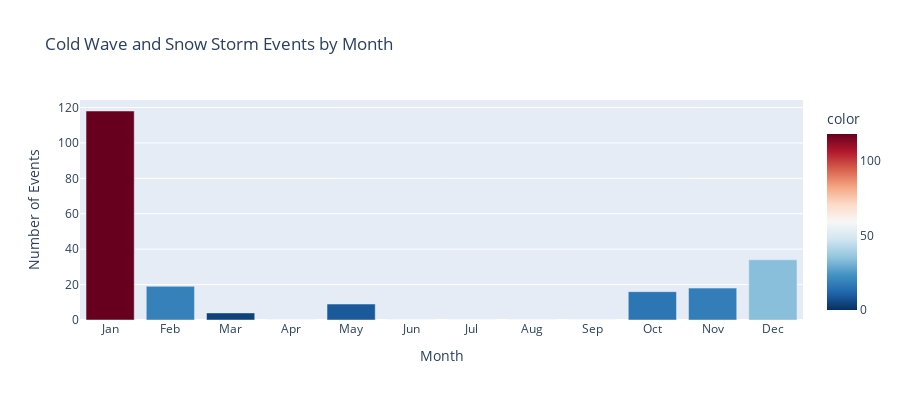

The notebook cell saved with this chart:
### Markdown cell above
## 10. Temporal Analysis - Events by Month

### Code cell
# Analyze events by month (cold waves typically winter months)
if len(impacts_df) > 0 and 'month' in impacts_df.columns:
    monthly_events = impacts_df.groupby('month')['id'].nunique()
    
    month_names = ['Jan', 'Feb', 'Mar', 'Apr', 'May', 'Jun', 
                   'Jul', 'Aug', 'Sep', 'Oct', 'Nov', 'Dec']
    
    fig = px.bar(
        x=month_names,
        y=[monthly_events.get(i+1, 0) for i in range(12)],
        title='Cold Wave and Snow Storm Events by Month',
        labels={'x': 'Month', 'y': 'Number of Events'},
        color=[monthly_events.get(i+1, 0) for i in range(12)],
        color_continuous_scale='RdBu_r'
    )
    fig.update_layout(height=400)
    fig.show()

### Figure 1 — Plotly figure (JSON) as saved in the notebook; plotly's stock layout.template omitted (floating-point values rounded to 4 significant figures)
{"data": [{"hovertemplate": "Month=%{x}<br>Number of Events=%{y}<br>color=%{marker.color}<extra></extra>", "legendgroup": "", "marker": {"color": [118, 19, 4, 0, 9, 0, 0, 0, 0, 16, 18, 34], "coloraxis": "coloraxis", "pattern": {"shape": ""}}, "name": "", "orientation": "v", "showlegend": false, "textposition": "auto", "type": "bar", "x": ["Jan", "Feb", "Mar", "Apr", "May", "Jun", "Jul", "Aug", "Sep", "Oct", "Nov", "Dec"], "xaxis": "x", "y": [118, 19, 4, 0, 9, 0, 0, 0, 0, 16, 18, 34], "yaxis": "y"}], "layout": {"barmode": "relative", "coloraxis": {"colorbar": {"title": {"text": "color"}}, "colorscale": [[0, "rgb(5,48,97)"], [0.1, "rgb(33,102,172)"], [0.2, "rgb(67,147,195)"], [0.3, "rgb(146,197,222)"], [0.4, "rgb(209,229,240)"], [0.5, "rgb(247,247,247)"], [0.6, "rgb(253,219,199)"], [0.7, "rgb(244,165,130)"], [0.8, "rgb(214,96,77)"], [0.9, "rgb(178,24,43)"], [1, "rgb(103,0,31)"]]}, "height": 400, "legend": {"tracegroupgap": 0}, "title": {"text": "Cold Wave and Snow Storm Events by Month"}, "xaxis": {"anchor": "y", "domain": [0, 1], "title": {"text": "Month"}}, "yaxis": {"anchor": "x", "domain": [0, 1], "title": {"text": "Number of Events"}}}}
